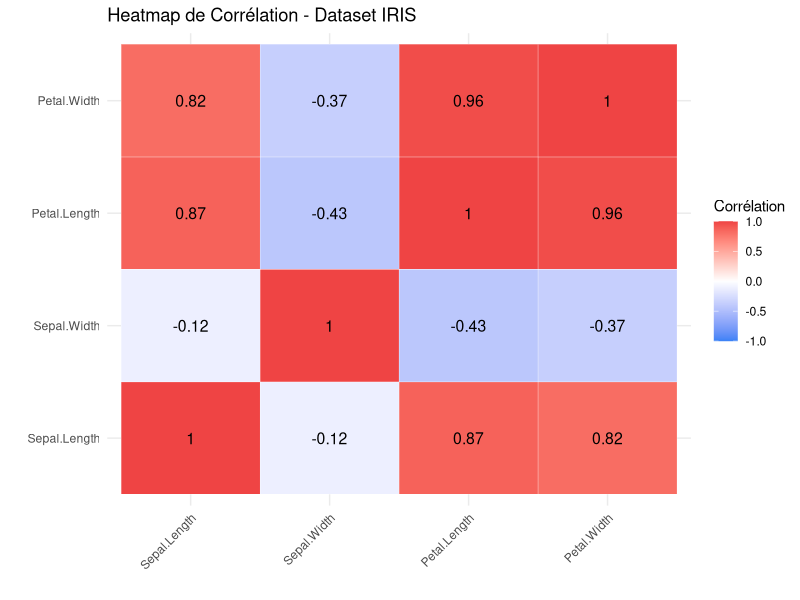
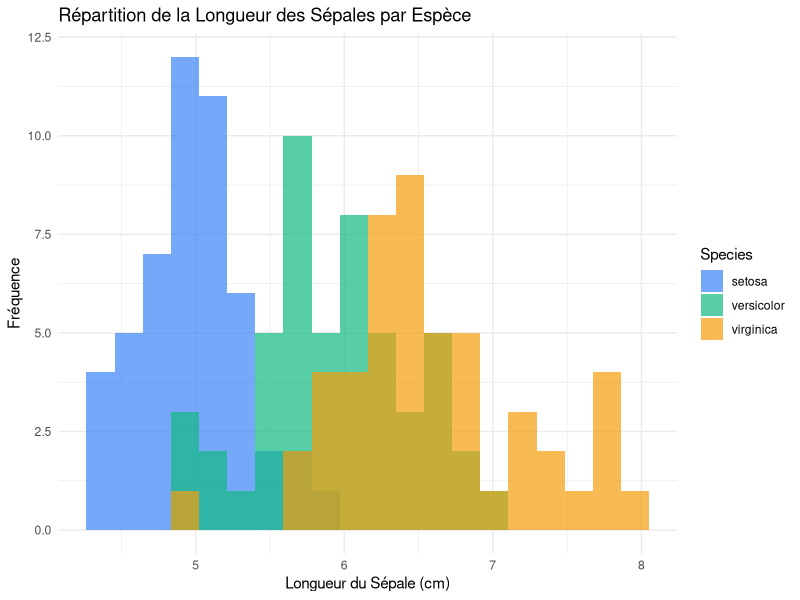
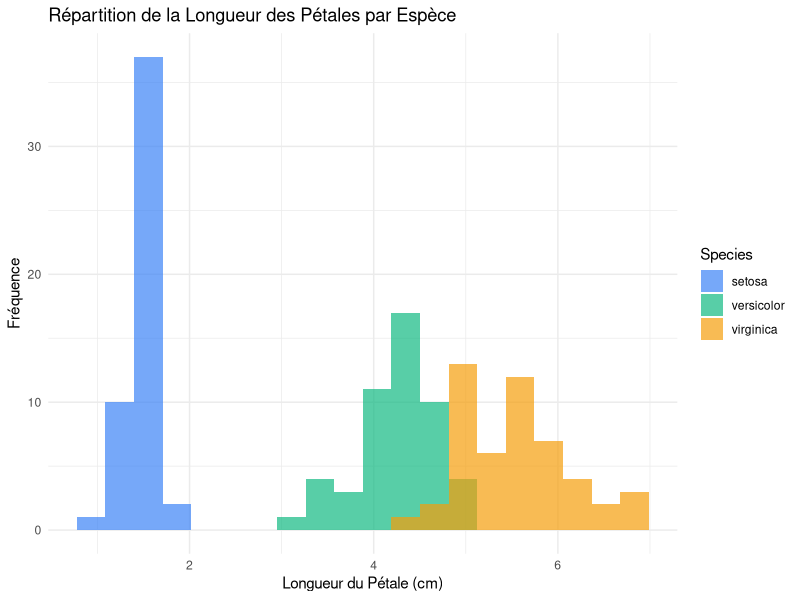
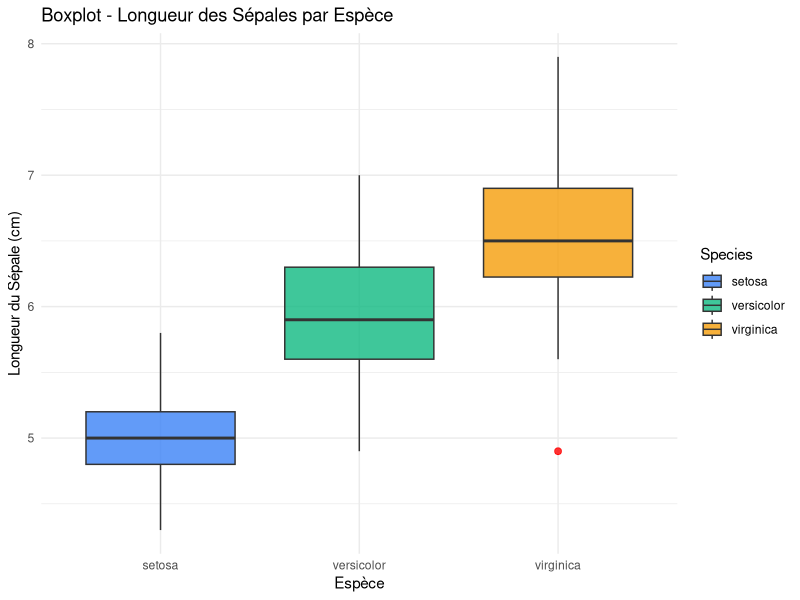
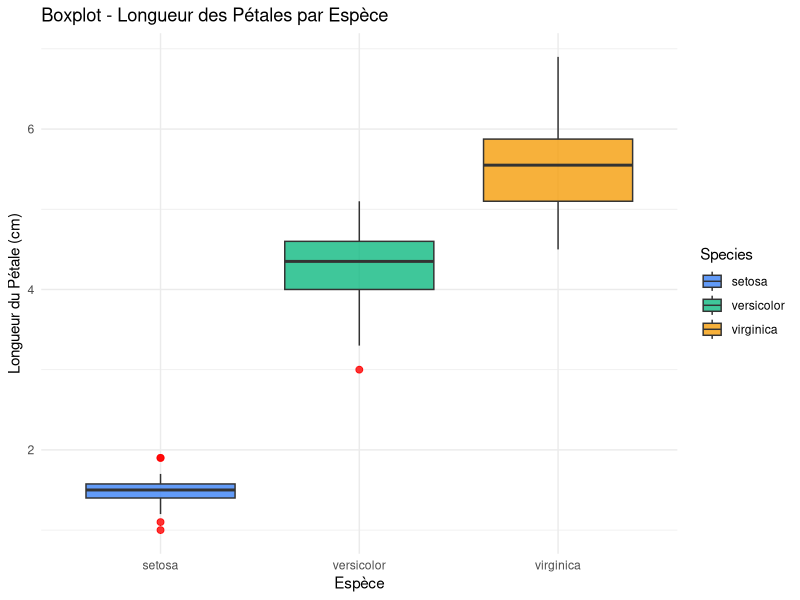
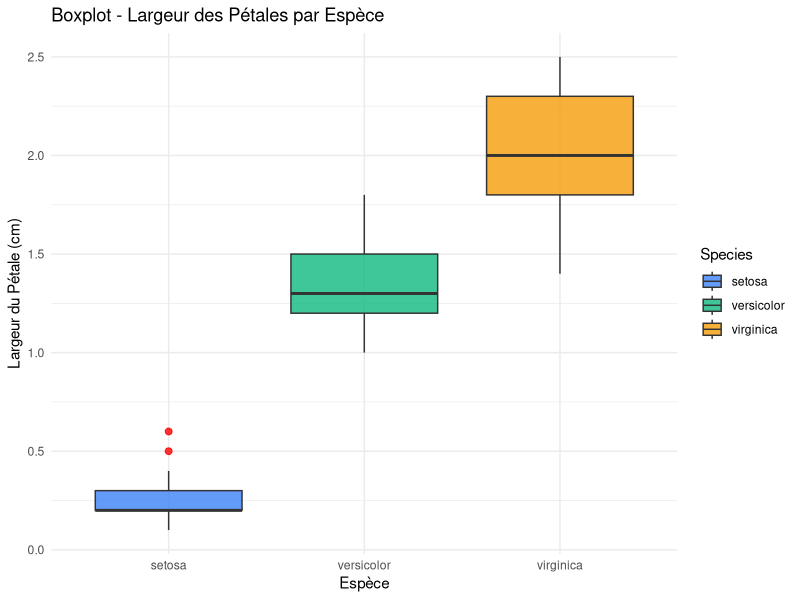
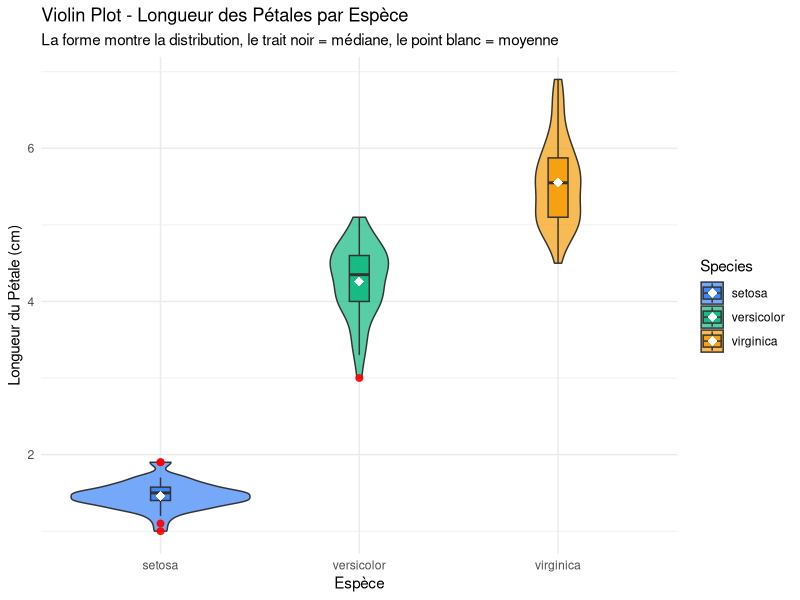
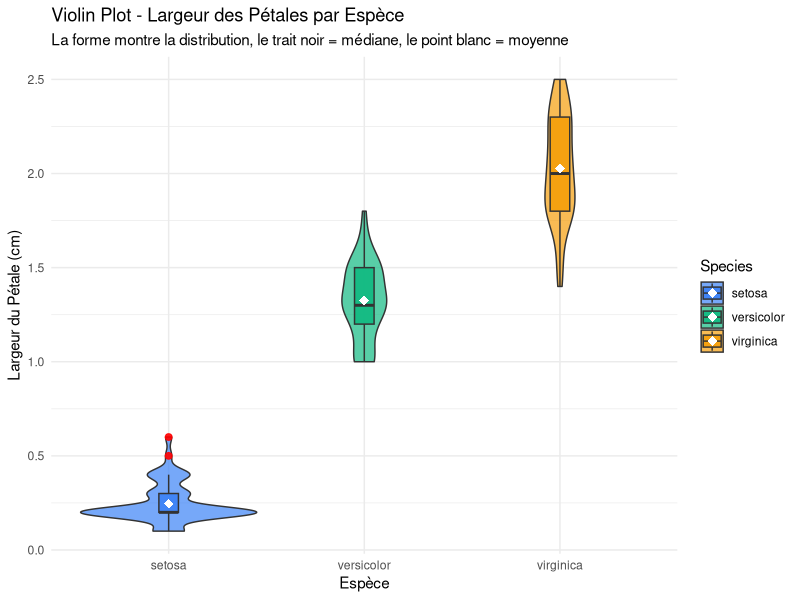

The R source for these figures, in order:
# =============================================================================
# BOTANICA IRIS - Analyse Exploratoire du Dataset IRIS
# Projet La Plateforme
# =============================================================================

# Installation des packages nécessaires (à faire une seule fois)
# install.packages("ggplot2")
# install.packages("dplyr")
# install.packages("reshape2")
# install.packages("GGally")

library(ggplot2)
library(dplyr)
library(reshape2)
library(GGally)


# =============================================================================
# ÉTAPE 1 : EXPLORATION ET PRÉPARATION DES DONNÉES
# =============================================================================

# --- Chargement du dataset ---
# Le dataset IRIS est intégré dans R, pas besoin de fichier externe
data(iris)

# --- Observation générale ---
# Affiche les 6 premières lignes du tableau
head(iris)

# Affiche les 6 dernières lignes
tail(iris)

# Dimensions du dataset : nombre de lignes et colonnes
dim(iris)

# Structure : types de chaque variable
str(iris)

# Résumé statistique rapide de toutes les colonnes
summary(iris)

# --- Types de variables ---
# Les 4 premières colonnes sont numériques (mesures en cm)
# La 5ème colonne "Species" est un facteur (variable catégorielle)
# On vérifie les 3 espèces présentes
levels(iris$Species)

# Nombre d'observations par espèce (50 par espèce, dataset équilibré)
table(iris$Species)

# --- Détection des valeurs manquantes ---
# colSums compte le nombre de NA par colonne
colSums(is.na(iris))

# Résultat attendu : 0 pour toutes les colonnes (dataset propre)


# =============================================================================
# ÉTAPE 2 : STATISTIQUES DESCRIPTIVES ET ANALYSE DES RELATIONS
# =============================================================================

# --- Tendance centrale et dispersion ---

# Moyenne de chaque variable numérique
colMeans(iris[, 1:4])

# Médiane
apply(iris[, 1:4], 2, median)

# Écart-type (mesure de dispersion)
apply(iris[, 1:4], 2, sd)

# Quartiles (Q1 et Q3)
apply(iris[, 1:4], 2, quantile, probs = c(0.25, 0.75))

# Statistiques détaillées par espèce avec dplyr
iris %>%
  group_by(Species) %>%
  summarise(
    moy_sepal_long  = mean(Sepal.Length),
    med_sepal_long  = median(Sepal.Length),
    sd_sepal_long   = sd(Sepal.Length),
    moy_petal_long  = mean(Petal.Length),
    med_petal_long  = median(Petal.Length),
    sd_petal_long   = sd(Petal.Length)
  )

# --- Matrice de corrélation ---
# On calcule la corrélation entre les 4 variables numériques
# Valeur proche de 1 = forte corrélation positive
# Valeur proche de -1 = forte corrélation négative
# Valeur proche de 0 = pas de corrélation
matrice_corr <- cor(iris[, 1:4])
print(round(matrice_corr, 2))

# --- Heatmap de la corrélation ---
# On transforme la matrice en format long pour ggplot2
corr_long <- melt(matrice_corr)

ggplot(corr_long, aes(x = Var1, y = Var2, fill = value)) +
  geom_tile(color = "white") +
  geom_text(aes(label = round(value, 2)), size = 4) +
  scale_fill_gradient2(
    low = "#3B82F6", mid = "white", high = "#EF4444",
    midpoint = 0, limit = c(-1, 1), name = "Corrélation"
  ) +
  labs(
    title = "Heatmap de Corrélation - Dataset IRIS",
    x = "", y = ""
  ) +
  theme_minimal() +
  theme(axis.text.x = element_text(angle = 45, hjust = 1))


# =============================================================================
# ÉTAPE 3 : VISUALISATION ET IDENTIFICATION DES TENDANCES
# =============================================================================

# --- Histogrammes ---
# Répartition de la longueur des sépales par espèce
ggplot(iris, aes(x = Sepal.Length, fill = Species)) +
  geom_histogram(bins = 20, alpha = 0.7, position = "identity") +
  scale_fill_manual(values = c("#3B82F6", "#10B981", "#F59E0B")) +
  labs(
    title = "Répartition de la Longueur des Sépales par Espèce",
    x = "Longueur du Sépale (cm)",
    y = "Fréquence"
  ) +
  theme_minimal()

# Répartition de la longueur des pétales par espèce
ggplot(iris, aes(x = Petal.Length, fill = Species)) +
  geom_histogram(bins = 20, alpha = 0.7, position = "identity") +
  scale_fill_manual(values = c("#3B82F6", "#10B981", "#F59E0B")) +
  labs(
    title = "Répartition de la Longueur des Pétales par Espèce",
    x = "Longueur du Pétale (cm)",
    y = "Fréquence"
  ) +
  theme_minimal()

# --- Boxplots ---
# Permet de visualiser la médiane, les quartiles et les outliers

# Boxplot : longueur des sépales
ggplot(iris, aes(x = Species, y = Sepal.Length, fill = Species)) +
  geom_boxplot(alpha = 0.8, outlier.color = "red", outlier.size = 2) +
  scale_fill_manual(values = c("#3B82F6", "#10B981", "#F59E0B")) +
  labs(
    title = "Boxplot - Longueur des Sépales par Espèce",
    x = "Espèce",
    y = "Longueur du Sépale (cm)"
  ) +
  theme_minimal()

# Boxplot : longueur des pétales
ggplot(iris, aes(x = Species, y = Petal.Length, fill = Species)) +
  geom_boxplot(alpha = 0.8, outlier.color = "red", outlier.size = 2) +
  scale_fill_manual(values = c("#3B82F6", "#10B981", "#F59E0B")) +
  labs(
    title = "Boxplot - Longueur des Pétales par Espèce",
    x = "Espèce",
    y = "Longueur du Pétale (cm)"
  ) +
  theme_minimal()

# Boxplot : largeur des pétales
ggplot(iris, aes(x = Species, y = Petal.Width, fill = Species)) +
  geom_boxplot(alpha = 0.8, outlier.color = "red", outlier.size = 2) +
  scale_fill_manual(values = c("#3B82F6", "#10B981", "#F59E0B")) +
  labs(
    title = "Boxplot - Largeur des Pétales par Espèce",
    x = "Espèce",
    y = "Largeur du Pétale (cm)"
  ) +
  theme_minimal()

# --- Violin Plots ---
# Combine la forme de la distribution + la boîte en un seul graphique

# Violin plot : longueur des pétales
ggplot(iris, aes(x = Species, y = Petal.Length, fill = Species)) +
  geom_violin(alpha = 0.7) +
  geom_boxplot(width = 0.1, alpha = 0.9, outlier.color = "red", outlier.size = 2) +
  stat_summary(fun = mean, geom = "point", shape = 18, size = 3, color = "white") +
  scale_fill_manual(values = c("#3B82F6", "#10B981", "#F59E0B")) +
  labs(
    title = "Violin Plot - Longueur des Pétales par Espèce",
    subtitle = "La forme montre la distribution, le trait noir = médiane, le point blanc = moyenne",
    x = "Espèce",
    y = "Longueur du Pétale (cm)"
  ) +
  theme_minimal()

# Violin plot : largeur des pétales
ggplot(iris, aes(x = Species, y = Petal.Width, fill = Species)) +
  geom_violin(alpha = 0.7) +
  geom_boxplot(width = 0.1, alpha = 0.9, outlier.color = "red", outlier.size = 2) +
  stat_summary(fun = mean, geom = "point", shape = 18, size = 3, color = "white") +
  scale_fill_manual(values = c("#3B82F6", "#10B981", "#F59E0B")) +
  labs(
    title = "Violin Plot - Largeur des Pétales par Espèce",
    subtitle = "La forme montre la distribution, le trait noir = médiane, le point blanc = moyenne",
    x = "Espèce",
    y = "Largeur du Pétale (cm)"
  ) +
  theme_minimal()

# --- Scatter Plot ---
# Relation entre longueur et largeur des pétales
# C'est le graphique le plus discriminant pour séparer les espèces
ggplot(iris, aes(x = Petal.Length, y = Petal.Width, color = Species)) +
  geom_point(size = 3, alpha = 0.8) +
  scale_color_manual(values = c("#3B82F6", "#10B981", "#F59E0B")) +
  labs(
    title = "Scatter Plot - Longueur vs Largeur des Pétales",
    subtitle = "Les 3 espèces sont clairement séparées sur ce graphique",
    x = "Longueur du Pétale (cm)",
    y = "Largeur du Pétale (cm)"
  ) +
  theme_minimal()

# Scatter Plot : sépales (moins discriminant)
ggplot(iris, aes(x = Sepal.Length, y = Sepal.Width, color = Species)) +
  geom_point(size = 3, alpha = 0.8) +
  scale_color_manual(values = c("#3B82F6", "#10B981", "#F59E0B")) +
  labs(
    title = "Scatter Plot - Longueur vs Largeur des Sépales",
    subtitle = "Les espèces se chevauchent davantage sur les sépales",
    x = "Longueur du Sépale (cm)",
    y = "Largeur du Sépale (cm)"
  ) +
  theme_minimal()


# --- Pair Plot ---
# Affiche tous les scatter plots possibles entre les 4 variables en une seule image
# C'est le graphique le plus complet pour visualiser toutes les relations d'un coup
ggpairs(
  iris,
  aes(color = Species, alpha = 0.7),
  columns = 1:4
) +
  scale_color_manual(values = c("#3B82F6", "#10B981", "#F59E0B")) +
  scale_fill_manual(values = c("#3B82F6", "#10B981", "#F59E0B")) +
  labs(title = "Pair Plot - Toutes les relations entre variables") +
  theme_minimal()


# =============================================================================
# ÉTAPE 4 : SYNTHÈSE ET CONCLUSIONS
# =============================================================================

# --- Résumé des insights clés ---
cat("
=== SYNTHÈSE DE L'ANALYSE BOTANICA IRIS ===

1. STRUCTURE DU DATASET
   - 150 observations, 5 variables
   - 3 espèces : setosa, versicolor, virginica (50 chacune)
   - Aucune valeur manquante

2. CORRÉLATIONS FORTES
   - Petal.Length / Petal.Width : corrélation ~0.96 (très forte)
   - Petal.Length / Sepal.Length : corrélation ~0.87 (forte)
   - Sepal.Length / Sepal.Width : corrélation ~-0.11 (quasi nulle)

3. DIFFÉRENCES ENTRE ESPÈCES
   - Iris setosa : pétales très petits, clairement séparée des deux autres
   - Iris versicolor : valeurs intermédiaires
   - Iris virginica : pétales et sépales les plus grands

4. OUTLIERS DÉTECTÉS
   - Quelques outliers sur les boxplots de Sepal.Width pour setosa
   - Versicolor présente des valeurs extrêmes sur Sepal.Width

5. CLASSIFICATION POSSIBLE ?
   - Oui : les mesures des pétales suffisent presque à identifier l'espèce
   - Le scatter plot Petal.Length vs Petal.Width montre 3 clusters distincts
   - Setosa est parfaitement séparée ; versicolor et virginica se chevauchent légèrement
")


# =============================================================================
# EXPORT DES GRAPHIQUES EN PNG
# =============================================================================

path <- "~/Desktop/Project_R1_Botanica/plots/"

# Histogramme sépales
ggplot(iris, aes(x = Sepal.Length, fill = Species)) +
  geom_histogram(bins = 20, alpha = 0.7, position = "identity") +
  scale_fill_manual(values = c("#3B82F6", "#10B981", "#F59E0B")) +
  labs(title = "Répartition de la Longueur des Sépales par Espèce", x = "Longueur du Sépale (cm)", y = "Fréquence") +
  theme_minimal()
ggsave(paste0(path, "01_histogramme_sepales.png"), width = 8, height = 5)

# Histogramme pétales
ggplot(iris, aes(x = Petal.Length, fill = Species)) +
  geom_histogram(bins = 20, alpha = 0.7, position = "identity") +
  scale_fill_manual(values = c("#3B82F6", "#10B981", "#F59E0B")) +
  labs(title = "Répartition de la Longueur des Pétales par Espèce", x = "Longueur du Pétale (cm)", y = "Fréquence") +
  theme_minimal()
ggsave(paste0(path, "02_histogramme_petales.png"), width = 8, height = 5)

# Boxplot sépales
ggplot(iris, aes(x = Species, y = Sepal.Length, fill = Species)) +
  geom_boxplot(alpha = 0.8, outlier.color = "red", outlier.size = 2) +
  scale_fill_manual(values = c("#3B82F6", "#10B981", "#F59E0B")) +
  labs(title = "Boxplot - Longueur des Sépales par Espèce", x = "Espèce", y = "Longueur du Sépale (cm)") +
  theme_minimal()
ggsave(paste0(path, "03_boxplot_sepales.png"), width = 8, height = 5)

# Boxplot pétales longueur
ggplot(iris, aes(x = Species, y = Petal.Length, fill = Species)) +
  geom_boxplot(alpha = 0.8, outlier.color = "red", outlier.size = 2) +
  scale_fill_manual(values = c("#3B82F6", "#10B981", "#F59E0B")) +
  labs(title = "Boxplot - Longueur des Pétales par Espèce", x = "Espèce", y = "Longueur du Pétale (cm)") +
  theme_minimal()
ggsave(paste0(path, "04_boxplot_petales_longueur.png"), width = 8, height = 5)

# Boxplot pétales largeur
ggplot(iris, aes(x = Species, y = Petal.Width, fill = Species)) +
  geom_boxplot(alpha = 0.8, outlier.color = "red", outlier.size = 2) +
  scale_fill_manual(values = c("#3B82F6", "#10B981", "#F59E0B")) +
  labs(title = "Boxplot - Largeur des Pétales par Espèce", x = "Espèce", y = "Largeur du Pétale (cm)") +
  theme_minimal()
ggsave(paste0(path, "05_boxplot_petales_largeur.png"), width = 8, height = 5)

# Violin plot longueur pétales
ggplot(iris, aes(x = Species, y = Petal.Length, fill = Species)) +
  geom_violin(alpha = 0.7) +
  geom_boxplot(width = 0.1, alpha = 0.9, outlier.color = "red", outlier.size = 2) +
  stat_summary(fun = mean, geom = "point", shape = 18, size = 3, color = "white") +
  scale_fill_manual(values = c("#3B82F6", "#10B981", "#F59E0B")) +
  labs(title = "Violin Plot - Longueur des Pétales par Espèce", x = "Espèce", y = "Longueur du Pétale (cm)") +
  theme_minimal()
ggsave(paste0(path, "06_violin_petales_longueur.png"), width = 8, height = 5)

# Violin plot largeur pétales
ggplot(iris, aes(x = Species, y = Petal.Width, fill = Species)) +
  geom_violin(alpha = 0.7) +
  geom_boxplot(width = 0.1, alpha = 0.9, outlier.color = "red", outlier.size = 2) +
  stat_summary(fun = mean, geom = "point", shape = 18, size = 3, color = "white") +
  scale_fill_manual(values = c("#3B82F6", "#10B981", "#F59E0B")) +
  labs(title = "Violin Plot - Largeur des Pétales par Espèce", x = "Espèce", y = "Largeur du Pétale (cm)") +
  theme_minimal()
ggsave(paste0(path, "07_violin_petales_largeur.png"), width = 8, height = 5)

# Scatter plot pétales
ggplot(iris, aes(x = Petal.Length, y = Petal.Width, color = Species)) +
  geom_point(size = 3, alpha = 0.8) +
  scale_color_manual(values = c("#3B82F6", "#10B981", "#F59E0B")) +
  labs(title = "Scatter Plot - Longueur vs Largeur des Pétales", x = "Longueur du Pétale (cm)", y = "Largeur du Pétale (cm)") +
  theme_minimal()
ggsave(paste0(path, "08_scatter_petales.png"), width = 8, height = 5)

# Scatter plot sépales
ggplot(iris, aes(x = Sepal.Length, y = Sepal.Width, color = Species)) +
  geom_point(size = 3, alpha = 0.8) +
  scale_color_manual(values = c("#3B82F6", "#10B981", "#F59E0B")) +
  labs(title = "Scatter Plot - Longueur vs Largeur des Sépales", x = "Longueur du Sépale (cm)", y = "Largeur du Sépale (cm)") +
  theme_minimal()
ggsave(paste0(path, "09_scatter_sepales.png"), width = 8, height = 5)

# Heatmap corrélation
ggsave(paste0(path, "10_heatmap_correlation.png"),
  plot = ggplot(corr_long, aes(x = Var1, y = Var2, fill = value)) +
    geom_tile(color = "white") +
    geom_text(aes(label = round(value, 2)), size = 4) +
    scale_fill_gradient2(low = "#3B82F6", mid = "white", high = "#EF4444", midpoint = 0, limit = c(-1, 1), name = "Corrélation") +
    labs(title = "Heatmap de Corrélation - Dataset IRIS", x = "", y = "") +
    theme_minimal() +
    theme(axis.text.x = element_text(angle = 45, hjust = 1)),
  width = 8, height = 6)

# Pair plot
ggsave(paste0(path, "11_pair_plot.png"),
  plot = ggpairs(iris, aes(color = Species, alpha = 0.7), columns = 1:4) +
    scale_color_manual(values = c("#3B82F6", "#10B981", "#F59E0B")) +
    scale_fill_manual(values = c("#3B82F6", "#10B981", "#F59E0B")) +
    labs(title = "Pair Plot - Toutes les relations entre variables") +
    theme_minimal(),
  width = 10, height = 8)

cat("Tous les graphiques ont été sauvegardés dans le dossier plots/\n")
